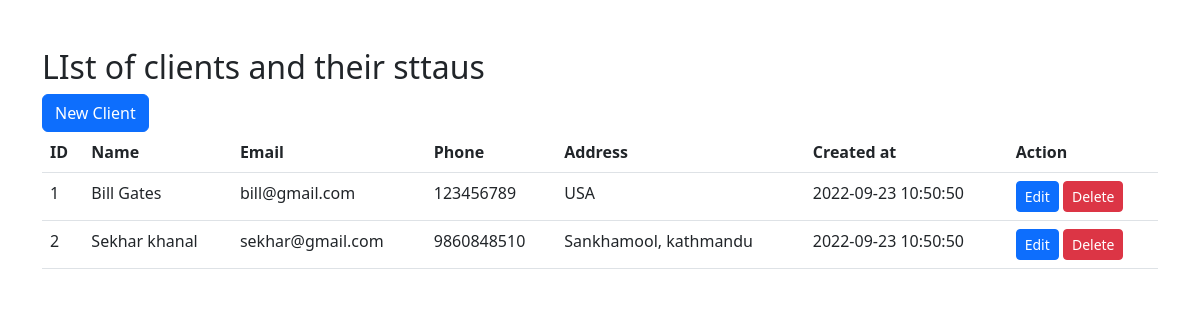
The page / on the database its author committed.
### tables this page shows
CREATE TABLE `clients` (
  `id` int(11) NOT NULL,
  `name` varchar(100) NOT NULL,
  `email` varchar(200) NOT NULL,
  `phone` varchar(20) DEFAULT NULL,
  `address` varchar(200) DEFAULT NULL,
  `created_at` datetime NOT NULL DEFAULT current_timestamp()
);

### index.php (the view, shortened to what this page needs)
<!DOCTYPE html>
<html lang="en">
<head>
    <link rel="stylesheet" href="https://cdn.jsdelivr.net/npm/bootstrap@5.2.1/dist/css/bootstrap.min.css">
</head>
<body>
    <div class="container my-5">
        <h2> LIst of clients and their sttaus</h2>
        <a class="btn btn-primary" href="/myclients/create.php" role="button">New Client</a>
        <br>
        <table class="table">
            <thead>
                <tr>
                    <th>ID</th>
                    <th>Name</th>
                    <th>Email</th>
                    <th>Phone</th>
                    <th>Address</th>
                    <th>Created at</th>
                    <th>Action</th>
                </tr>
            </thead>
            <tbody>
                <?php
                $servername = "localhost";
                $username = "root";
                $password = "";
                $database = "myshop";
                $connection = new mysqli($servername, $username, $password, $database);
                $sql = "SELECT * FROM clients";
                $result = $connection->query($sql);
                while($row = $result->fetch_assoc()){
                    echo "
                    <tr>
                    <td>$row[id]</td>
                    <td>$row[name]</td>
                    <td>$row[email]</td>
                    <td>$row[phone]</td>
                    <td>$row[address]</td>
                    <td>$row[created_at]</td>
                    <td>
                        <a class='btn btn-primary btn-sm' href='/myclients/edit.php?id=$row[id]'>Edit</a>
                        <a class='btn btn-danger btn-sm' href='/myclients/delete.php?id=$row[id]'>Delete</a>
                    </td>
                </tr>
                    ";
                }
                ?>
            </tbody>
        </table>
    </div>
</body>
</html>

### rows shown on the page
clients: id "1", name "Bill Gates", email "bill@gmail.com", phone "123456789", address "USA", created_at "2022-09-23 10:50:50"
clients: id "2", name "Sekhar khanal", email "sekhar@gmail.com", phone "9860848510", address "Sankhamool, kathmandu", created_at "2022-09-23 10:50:50"
